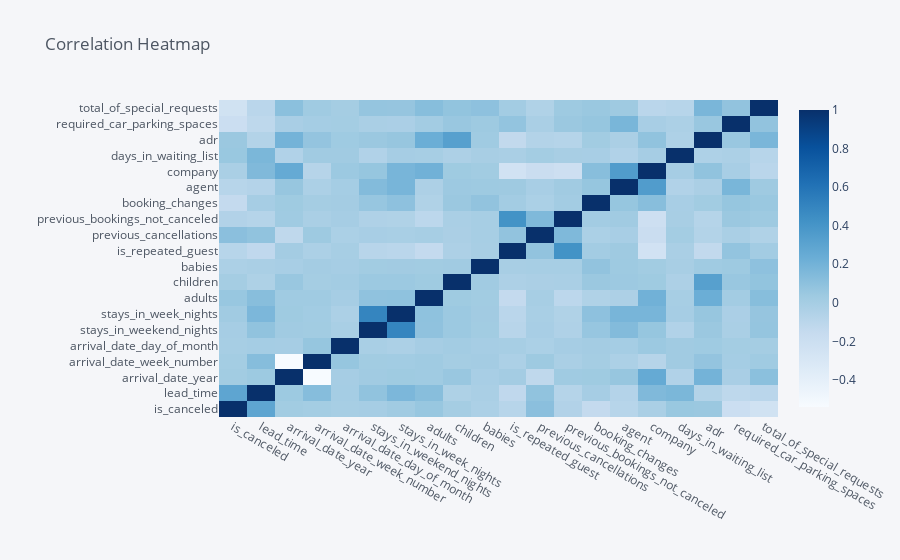

Write notebook code for a chart like this one.
### Code cell
plt.figure(figsize=(20,10))
corr.iplot(kind='heatmap',colorscale='Blues',title='Correlation Heatmap')

### Figure 1 — Plotly figure (JSON) as saved in the notebook; plotly's stock layout.template omitted (floating-point values rounded to 4 significant figures; data arrays with more than 128 entries replaced by an {"elided": "..."} marker saying what was removed)
{"data": [{"colorscale": [[0, "rgb(247,251,255)"], [0.125, "rgb(222,235,247)"], [0.25, "rgb(198,219,239)"], [0.375, "rgb(158,202,225)"], [0.5, "rgb(107,174,214)"], [0.625, "rgb(66,146,198)"], [0.75, "rgb(33,113,181)"], [0.875, "rgb(8,81,156)"], [1, "rgb(8,48,107)"]], "type": "heatmap", "x": ["is_canceled", "lead_time", "arrival_date_year", "arrival_date_week_number", "arrival_date_day_of_month", "stays_in_weekend_nights", "stays_in_week_nights", "adults", "children", "babies", "is_repeated_guest", "previous_cancellations", "previous_bookings_not_canceled", "booking_changes", "agent", "company", "days_in_waiting_list", "adr", "required_car_parking_spaces", "total_of_special_requests"], "y": ["is_canceled", "lead_time", "arrival_date_year", "arrival_date_week_number", "arrival_date_day_of_month", "stays_in_weekend_nights", "stays_in_week_nights", "adults", "children", "babies", "is_repeated_guest", "previous_cancellations", "previous_bookings_not_canceled", "booking_changes", "agent", "company", "days_in_waiting_list", "adr", "required_car_parking_spaces", "total_of_special_requests"], "z": {"elided": "20x20 float values"}, "zmax": 1, "zmin": -0.5406}], "layout": {"legend": {"bgcolor": "#F5F6F9", "font": {"color": "#4D5663"}}, "paper_bgcolor": "#F5F6F9", "plot_bgcolor": "#F5F6F9", "title": {"font": {"color": "#4D5663"}, "text": "Correlation Heatmap"}, "xaxis": {"gridcolor": "#E1E5ED", "showgrid": true, "tickfont": {"color": "#4D5663"}, "title": {"font": {"color": "#4D5663"}, "text": ""}, "zerolinecolor": "#E1E5ED"}, "yaxis": {"gridcolor": "#E1E5ED", "showgrid": true, "tickfont": {"color": "#4D5663"}, "title": {"font": {"color": "#4D5663"}, "text": ""}, "zerolinecolor": "#E1E5ED"}}}
